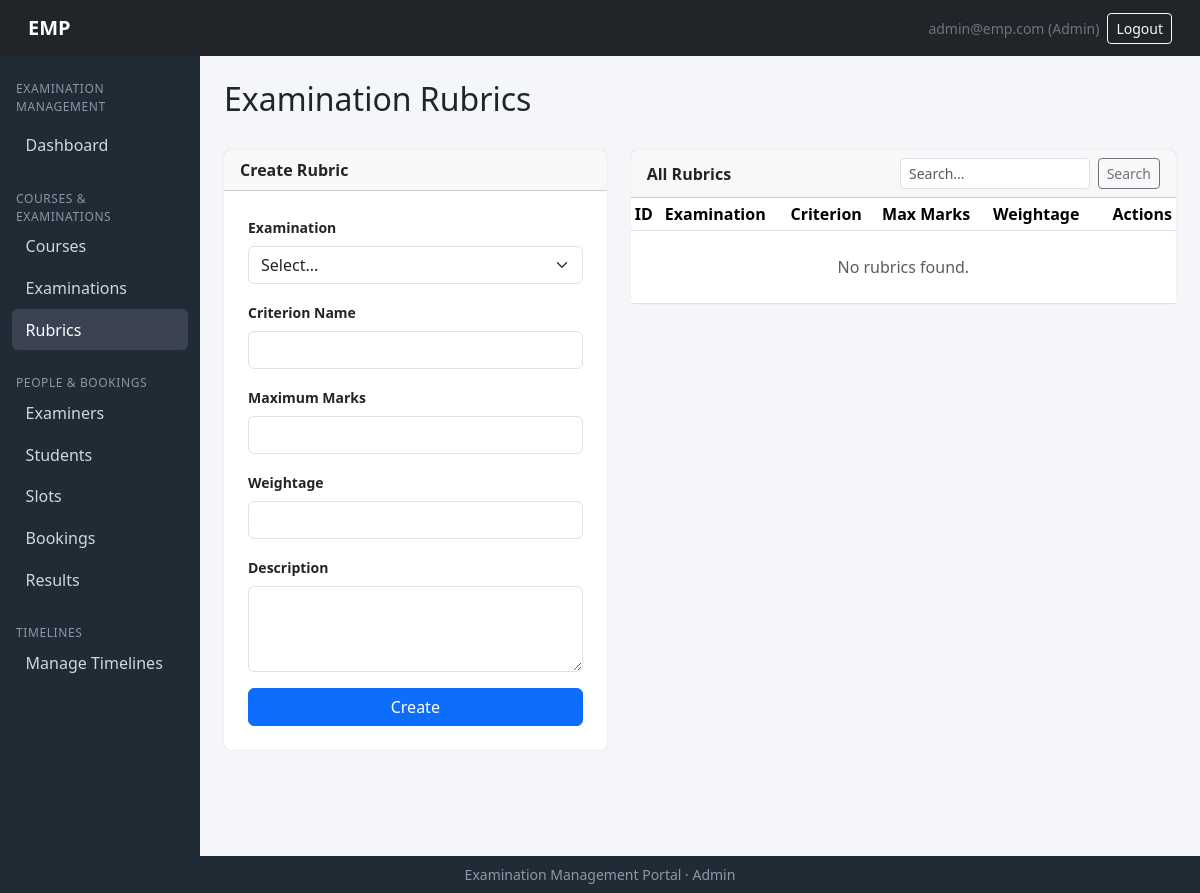
/admin/rubrics (signed in), run on an earlier commit of the app's database.
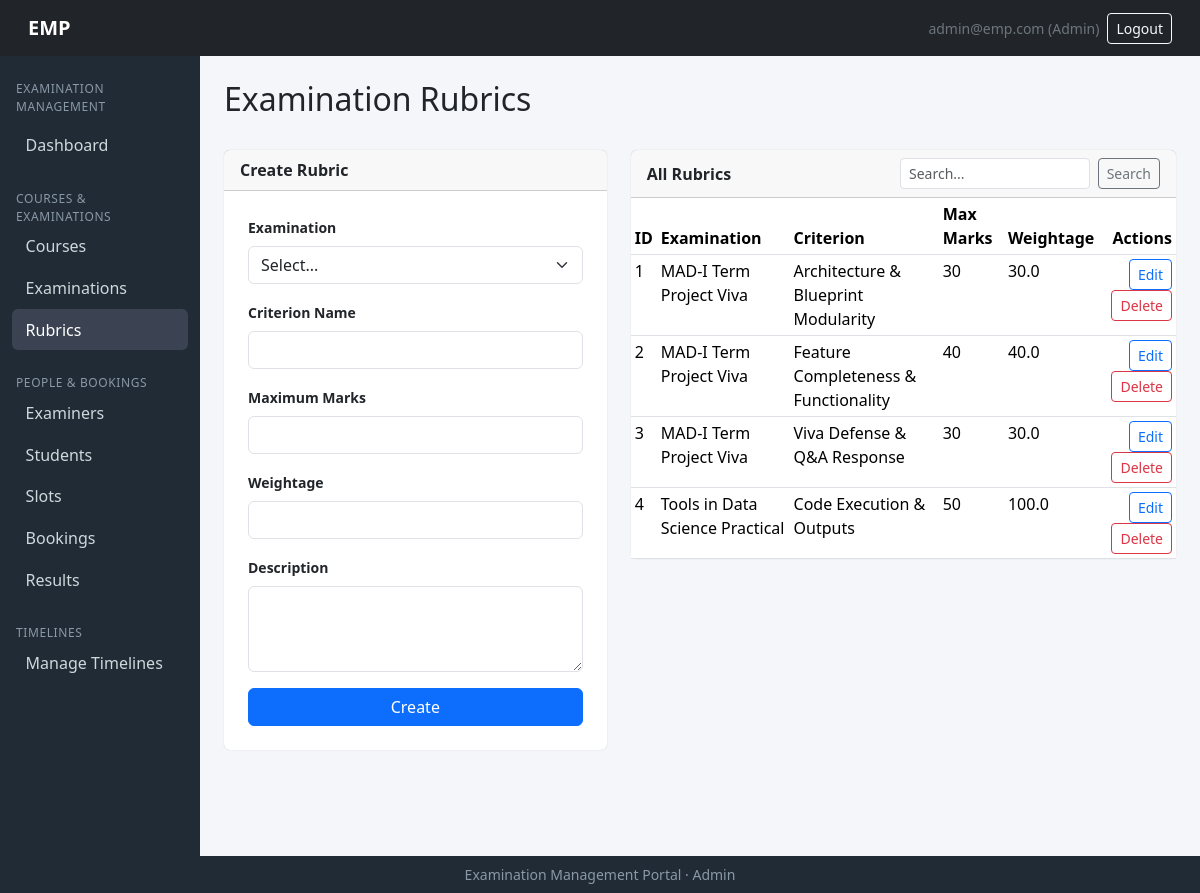
And on a later commit of the database.
### models/models.py (models this page shows, shortened)
class User(db.Model, UserMixin):
    __tablename__ = "users"
    id = db.Column(db.Integer, primary_key=True)
    email   = db.Column(db.String(120), unique=True, nullable=False, index=True)
    password_hash = db.Column(db.String(256), nullable=False)
    role = db.Column(db.String(20), nullable=False)   # admin | examiner | student
    is_active = db.Column(db.Boolean, default=True)
    created_at= db.Column(db.DateTime, default=datetime.utcnow)
    examiner=db.relationship("Examiner", backref="user", uselist=False)
    student  = db.relationship("Student", backref="user", uselist=False)
    admin  =db.relationship("Admin", backref="user", uselist=False)

class Examination(db.Model):
    __tablename__ = "examinations"
    id   = db.Column(db.Integer, primary_key=True)
    course_id = db.Column(db.Integer, db.ForeignKey("courses.id"), nullable=False)
    name     = db.Column(db.String(150), nullable=False)
    exam_type= db.Column(db.String(30), nullable=False)   # Viva|Practical|Project Demo|Assessment
    duration = db.Column(db.Integer, nullable=False)       # in minutes ig?
    max_marks = db.Column(db.Integer, nullable=False)
    slot_creation_start = db.Column(db.DateTime)
    slot_creation_end=db.Column(db.DateTime)
    slot_booking_start  = db.Column(db.DateTime)
    slot_booking_end  = db.Column(db.DateTime)
    status = db.Column(db.String(20), default="draft")  # draft|slot_creation|booking_open|closed|completed perhaps
    rubrics = db.relationship("Rubric", backref="exam")
    slots  = db.relationship("ExaminationSlot", backref="exam")

class Rubric(db.Model):
    __tablename__ = "rubrics"
    id  = db.Column(db.Integer, primary_key=True)
    exam_id= db.Column(db.Integer, db.ForeignKey("examinations.id"), nullable=False)
    criterion_name = db.Column(db.String(120), nullable=False)
    max_marks= db.Column(db.Integer, nullable=False)
    weightage   =db.Column(db.Float, nullable=False)             # percentage
    description    = db.Column(db.Text)
    scores  = db.relationship("EvaluationScore", backref="rubric")

### routes/admin_routes.py (the view, shortened to what this page needs)
@admin_bp.route('/rubrics', methods=['GET', 'POST'])
@login_required
def rubrics():
    if not admin_only():
        return redirect(url_for('auth.login'))
    exams_options = [{'value': ex.id, 'label': ex.name} for ex in Examination.query.all()]
    q = request.args.get('q', '').strip()
    items = Rubric.query.filter(Rubric.criterion_name.ilike(f'%{q}%')).all() if q else Rubric.query.all()
    return render_template('admin/rubrics.html',
                           rubrics=_rubric_view_data(items),
                           exams_options=exams_options,
                           edit=None,
                           q=q)

### app.py (called while the page is built)
@login_manager.user_loader
def load_user(user_id):
    return User.query.get(int(user_id))

### routes/admin_routes.py (called while the page is built)
def admin_only():
    if current_user.role != 'admin':
        flash('Access denied.', 'danger')
        return False
    return True

def _rubric_view_data(rubrics):
    return [{
        'id': r.id,
        'exam_name': r.exam.name if r.exam else 'N/A',
        'criterion_name': r.criterion_name,
        'max_marks': r.max_marks,
        'weightage': r.weightage
    } for r in rubrics]

### templates/admin/rubrics.html (shortened to what this page needs)
{% extends "admin/base_admin.html" %}
{% import "admin/_macros.html" as macros %}
{% block content %}
<div class="d-flex justify-content-between align-items-center mb-4">
    <h2>Examination Rubrics</h2>
</div>
<div class="row g-4">
    <div class="col-lg-5">
        <div class="card">
            <div class="card-header fw-semibold">{{ 'Edit Rubric' if edit else 'Create Rubric' }}</div>
            <div class="card-body p-4">
                <form method="POST" action="{{ url_for('admin.rubrics') }}">
                    {{ macros.select_row('Examination', 'exam_id', edit.exam_id, exams_options, true) }}
                    {{ macros.form_row('Criterion Name', 'criterion_name', edit.criterion_name, required=true) }}
                    {{ macros.form_row('Maximum Marks', 'max_marks', edit.max_marks, type='number', required=true) }}
                    {{ macros.form_row('Weightage', 'weightage', edit.weightage, type='number', step='0.01', required=true) }}
                    {{ macros.form_row('Description', 'description', edit.description, rows=3) }}
                    <button type="submit" class="btn btn-primary w-100">{{ 'Update' if edit else 'Create' }}</button>
                </form>
            </div>
        </div>
    </div>
    <div class="col-lg-7">
        <div class="card">
            <div class="card-header d-flex justify-content-between align-items-center">
                <span class="fw-semibold">All Rubrics</span>
                <form method="GET" action="{{ url_for('admin.rubrics') }}" class="d-flex gap-2" style="width:260px;">
                    <input type="text" name="q" class="form-control form-control-sm" placeholder="Search..." value="{{ q or '' }}">
                    <button type="submit" class="btn btn-sm btn-outline-secondary">Search</button>
                </form>
            </div>
            <div class="table-responsive">
                <table class="table table-sm table-hover mb-0">
                    <thead>
                        <tr>
                            <th>ID</th>
                            <th>Examination</th>
                            <th>Criterion</th>
                            <th>Max Marks</th>
                            <th>Weightage</th>
                            <th class="text-end">Actions</th>
                        </tr>
                    </thead>
                    <tbody>
                        {% for r in rubrics %}
                            <tr>
                                <td>{{ r.id }}</td>
                                <td>{{ r.exam_name }}</td>
                                <td>{{ r.criterion_name }}</td>
                                <td>{{ r.max_marks }}</td>
                                <td>{{ r.weightage }}</td>
                                <td class="text-end">
                                    <a class="btn btn-sm btn-outline-primary" href="{{ url_for('admin.rubric_edit', rubric_id=r.id) }}">Edit</a>
                                    <form method="POST" action="{{ url_for('admin.rubric_delete', rubric_id=r.id) }}" class="d-inline"
                                          onsubmit="return confirm('Delete this rubric?')">
                                          <button type="submit" class="btn btn-sm btn-outline-danger">Delete</button>
                                        </form>
                                </td>
                            </tr>
                        {% else %}
                            <tr><td colspan="6" class="text-center text-muted py-4">No rubrics found.</td></tr>
                            {% endfor %}
                    </tbody>
                </table>
            </div>
        </div>
    </div>
</div>
{% endblock %}

### templates/admin/base_admin.html
{% extends "base.html" %}
{% block nav_links %}
<div class="nav flex-column nav-pills" id="adminNav" role="tablist">
    <div class="nav-header mb-2">Examination Management</div>
    <a class="nav-link {% if request.endpoint=='admin.dashboard' %}active{% endif %}" href="{{ url_for('admin.dashboard') }}">Dashboard</a>
    <div class="nav-header mt-3">Courses &amp; Examinations</div>
    <a class="nav-link {% if request.endpoint=='admin.courses' %}active{% endif %}" href="{{ url_for('admin.courses') }}">Courses</a>
    <a class="nav-link {% if request.endpoint=='admin.examinations' %}active{% endif %}" href="{{ url_for('admin.examinations') }}">Examinations</a>
    <a class="nav-link {% if request.endpoint=='admin.rubrics' %}active{% endif %}" href="{{ url_for('admin.rubrics') }}">Rubrics</a>
    <div class="nav-header mt-3">People &amp; Bookings</div>
    <a class="nav-link {% if request.endpoint=='admin.examiners' %}active{% endif %}" href="{{ url_for('admin.examiners') }}">Examiners</a>
    <a class="nav-link {% if request.endpoint=='admin.students' %}active{% endif %}" href="{{ url_for('admin.students') }}">Students</a>
    <a class="nav-link {% if request.endpoint=='admin.slots' %}active{% endif %}" href="{{ url_for('admin.slots') }}">Slots</a>
    <a class="nav-link {% if request.endpoint=='admin.bookings' %}active{% endif %}" href="{{ url_for('admin.bookings') }}">Bookings</a>
    <a class="nav-link {% if request.endpoint=='admin.results' %}active{% endif %}" href="{{ url_for('admin.results') }}">Results</a>
    <div class="nav-header mt-3">Timelines</div>
    <a class="nav-link {% if request.endpoint=='admin.timelines' %}active{% endif %}" href="{{ url_for('admin.timelines') }}">Manage Timelines</a>
</div>
{% endblock %}

### templates/admin/_macros.html (shortened to what this page needs)
{% macro form_row(label, name, value, type='text', required=false, placeholder='', rows=0, step=None, min=None, max=None) %}
<div class="mb-3">
    <label class="form-label small fw-semibold">{{ label }}</label>
    {% if rows > 0 %}
        <textarea name="{{ name }}" class="form-control" rows="{{ rows }}" placeholder="{{ placeholder }}"
                  {% if required %}required{% endif %}>{{ value or '' }}</textarea>
    {% else %}
        <input type="{{ type }}" name="{{ name }}" class="form-control" placeholder="{{ placeholder }}"
               value="{{ value or '' }}" {% if step %}step="{{ step }}"{% endif %} {% if min is not none %}min="{{ min }}"{% endif %} {% if max is not none %}max="{{ max }}"{% endif %} {% if required %}required{% endif %}>
    {% endif %}
</div>
{% endmacro %}
{% macro select_row(label, name, value, options, required=false) %}
<div class="mb-3">
    <label class="form-label small fw-semibold">{{ label }}</label>
    <select name="{{ name }}" class="form-select" {% if required %}required{% endif %}>
        <option value="">Select...</option>
    </select>
</div>
{% endmacro %}

### templates/base.html (shortened to what this page needs)
<!DOCTYPE html>
<html lang="en">
<head>
    <link href="https://cdn.jsdelivr.net/npm/bootstrap@5.3.3/dist/css/bootstrap.min.css" rel="stylesheet">
</head>
<body class="d-flex flex-column min-vh-100">
<nav class="navbar navbar-dark bg-dark px-3">
    <div class="container-fluid">
        <a class="navbar-brand" href="{{ url_for('auth.home') }}">EMP</a>
        <div class="d-flex align-items-center gap-2">
            {% if current_user.is_authenticated %}
                <span class="text-secondary small d-none d-sm-inline">{{ current_user.email }} ({{ current_user.role|capitalize }})</span>
                <a class="btn btn-outline-light btn-sm" href="{{ url_for('auth.logout') }}">Logout</a>
            {% endif %}
        </div>
    </div>
</nav>
<div class="container-fluid flex-grow-1">
    <div class="row">
        {% block sidebar %}
        <nav class="col-md-2 col-lg-2 sidebar d-none d-md-block py-3">
            {% block nav_links %}{% endblock %}
        </nav>
        {% endblock %}
        <main class="col-md-10 col-lg-10 p-4">
            {% block content %}{% endblock %}
        </main>
    </div>
</div>
<footer class="footer text-center py-2 mt-auto small">
    Examination Management Portal &middot; {{ current_user.role|capitalize if current_user.is_authenticated else '' }}
</footer>
</body>
</html>

### templates/base.html (style rules this page uses)
body { background:#f4f6f9; }
.navbar-brand { font-weight:700; }
.sidebar { background:#212b36; color:#cfd8dc; min-height:100vh; }
.sidebar .nav-link { color:#cfd8dc; padding:.55rem .85rem; border-radius:6px; }
.sidebar .nav-link.active { background:#3b4252; color:#fff; }
.sidebar .nav-header { font-size:.75rem; text-transform:uppercase; letter-spacing:.05em; color:#8a99a6; padding:.5rem .85rem .0.25rem; }
.card { border:0; box-shadow:0 0 1px rgba(0,0,0,.25); }
.footer { background:#212b36; color:#8a99a6; }

What changed in the data, as far as the page shows it:
added Examination: exam_name "MAD-I Term Project Viva" "MAD-I Term Project Viva" "MAD-I Term Project Viva"
added Rubric: criterion_name "Architecture & Blueprint Modularity", weightage "30.0"
added Rubric: criterion_name "Feature Completeness & Functionality", weightage "40.0"
added Rubric: criterion_name "Viva Defense & Q&A Response", weightage "30.0"
added Examination: exam_name "Tools in Data Science Practical"
added Rubric: criterion_name "Code Execution & Outputs", weightage "100.0"
Also different on the page:
new list line: "1 30 Edit Delete"
new list line: "2 40 Edit Delete"
new list line: "3 30 Edit Delete"
new list line: "4 50 Edit Delete"
text no longer shown: "No rubrics found."
